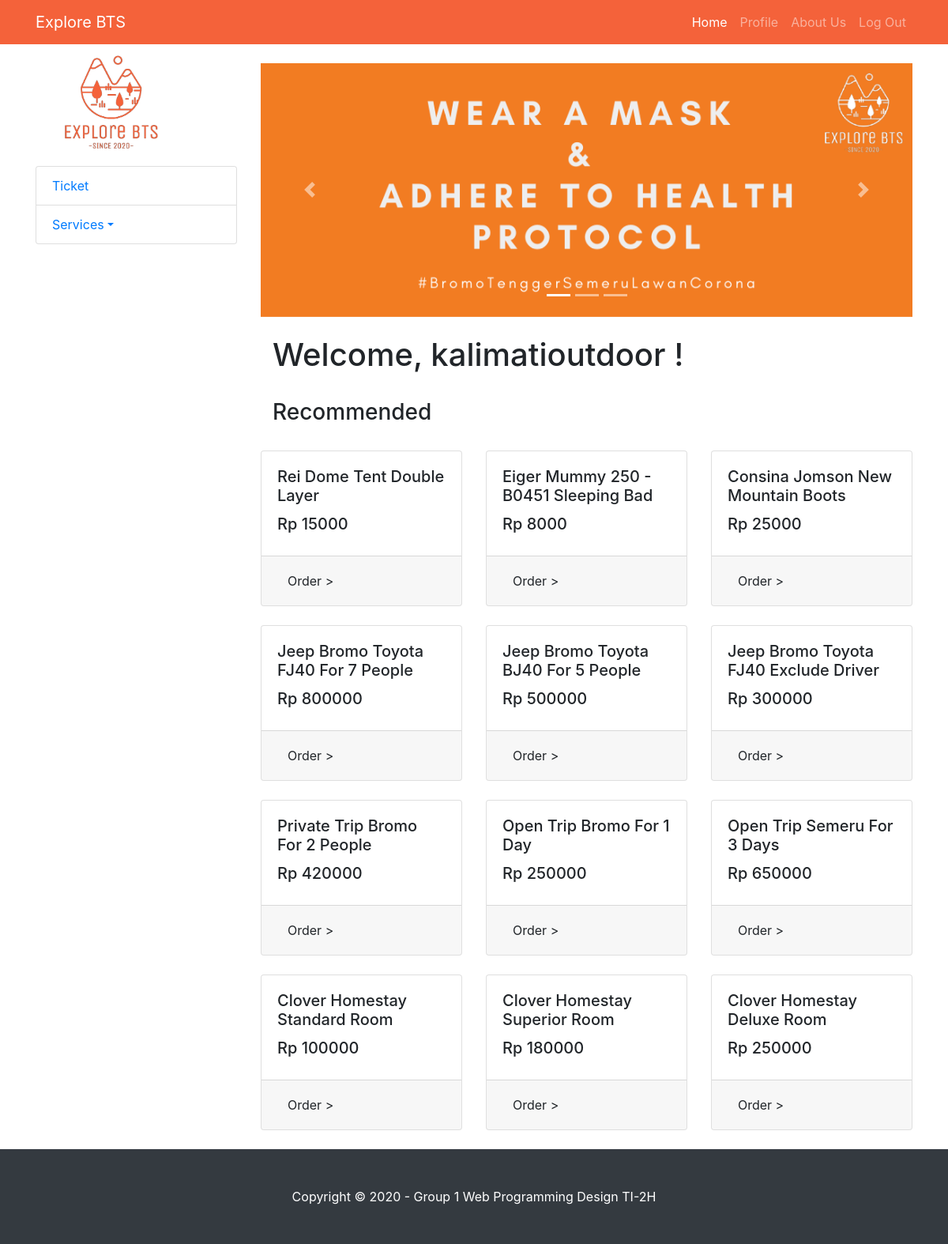
Page /homeUser.php (signed in) on the committed database.
### tables this page shows
CREATE TABLE `products` (
  `product_id` int(11) NOT NULL,
  `product_name` varchar(100) NOT NULL,
  `product_pict` varchar(255) NOT NULL,
  `category_code` char(4) NOT NULL,
  `unit_price` int(11) NOT NULL,
  `product_stock` int(11) NOT NULL,
  `vendor_id` int(11) NOT NULL,
  `product_desc` varchar(255) NOT NULL
);

### homeUser.php (the view, shortened to what this page needs)
<!DOCTYPE html>
<html lang="en">
<head>
  <link href="vendor/bootstrap/css/bootstrap.min.css" rel="stylesheet">
  <link href="vendor/bootstrap/css/bootstrap.min.css" rel="stylesheet">
  <link href="css/shop-homepage.css" rel="stylesheet">
</head>
<body>
  <nav class="navbar navbar-expand-lg navbar-dark fixed-top">
    <div class="container">
      <a class="navbar-brand" href="#">Explore BTS</a>
      <div class="collapse navbar-collapse" id="navbarResponsive">
        <ul class="navbar-nav ml-auto">
          <li class="nav-item active">
            <a class="nav-link" href="homeUser.php">Home
            </a>
          </li>
          <li class="nav-item">
            <a class="nav-link" href="#">Profile</a>
          </li>
          <li class="nav-item">
            <a class="nav-link" href="#">About Us</a>
          </li>
          <li class="nav-item">
            <a class="nav-link" href="logoutSession.php">Log Out</a>
          </li>
        </ul>
      </div>
    </div>
  </nav>
  <div class="container">
    <div class="row">
      <div class="col-lg-3">
        <img src="assets/logo-bts.png" width="75%">
        <div class="list-group">
          <a href="#" class="list-group-item">Ticket</a>
          <div class="list-group-item">
            <a class="dropdown-toggle" href="" data-toggle="dropdown">Services<span class="caret"></span></a>
          </div>
        </div>
      </div>
      <div class="col-lg-9">
        <div id="myCarousel" class="carousel slide my-4" data-ride="carousel">
          <ol class="carousel-indicators">
            <li data-target="#myCarousel" data-slide-to="0" class="active"></li>
            <li data-target="#myCarousel" data-slide-to="1"></li>
            <li data-target="#myCarousel" data-slide-to="2"></li>
          </ol>
          <div class="carousel-inner" role="listbox">
            <div class="carousel-item active">
              <img class="d-block img-fluid" src="assets/slider-jumbotron-1.png" alt="First slide">
            </div>
          </div>
          <a class="carousel-control-prev" href="#myCarousel" role="button" data-slide="prev">
            <span class="carousel-control-prev-icon" aria-hidden="true"></span>
          </a>
          <a class="carousel-control-next" href="#myCarousel" role="button" data-slide="next">
            <span class="carousel-control-next-icon" aria-hidden="true"></span>
          </a>
        </div>
        <div class="container">
        <?php if($_SESSION['login']){ ?>
            <h1>Welcome, <?php echo $_SESSION['username']; ?> !</h1> <br>
            <?php } ?>
            <h3>Recommended</h3> <br>
        </div>
        <div class="row">
        <?php
                include "connection.php";
                $query = "SELECT * FROM products";
                $result = mysqli_query($connect, $query);
                if(mysqli_num_rows($result) > 0){
                    while($row = mysqli_fetch_assoc($result)){
            ?>
                <div class="col-lg-4 col-md-6 mb-4">
                    <div class="card h-100">
                        <div class="card-body">
                        <h5 class="card-title"><?php echo $row['product_name'];?></h5>
                        <h5>Rp <?php echo $row['unit_price'];?></h5>
                        </div>
                        <div class="card-footer">
                            <button type="button" class="btn" data-toggle="modal" data-target="#modal<?php echo $row['product_id']; ?>">Order > </button>
                        </div>
                    </div>
                </div>
            <?php
                        }
                    } else{
                        echo "0 result";
                    }
                ?>
            </div>
      </div>
    </div>
  </div>
  <footer class="py-5 bg-dark">
    <div class="container">
      <p class="m-0 text-center text-white">Copyright &copy;  2020 - Group 1 Web Programming Design TI-2H</p>
    </div>
  </footer>
</body>
</html>

### css/shop-homepage.css (style rules this page uses)
body { padding-top: 56px; }

### homeUser.php (style rules this page uses)
.navbar { background-color: #f4623a; }

### rows in the picture
products: product_name "Rei Dome Tent Double Layer", unit_price "15000"
products: product_name "Eiger Mummy 250 - B0451 Sleeping Bad", unit_price "8000"
products: product_name "Consina Jomson New Mountain Boots", unit_price "25000"
products: product_name "Jeep Bromo Toyota FJ40 For 7 People", unit_price "800000"
products: product_name "Jeep Bromo Toyota BJ40 For 5 People", unit_price "500000"
products: product_name "Jeep Bromo Toyota FJ40 Exclude Driver", unit_price "300000"
products: product_name "Private Trip Bromo For 2 People", unit_price "420000"
products: product_name "Open Trip Bromo For 1 Day", unit_price "250000"
products: product_name "Open Trip Semeru For 3 Days", unit_price "650000"
products: product_name "Clover Homestay Standard Room", unit_price "100000"
products: product_name "Clover Homestay Superior Room", unit_price "180000"
products: product_name "Clover Homestay Deluxe Room", unit_price "250000"

### other values in the picture
$_SESSION['username'] "kalimatioutdoor"
